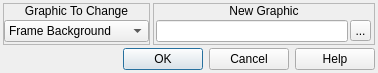
<?xml version="1.0" encoding="UTF-8"?>
<ui version="4.0">
 <class>ConfigureEvent_ChangeSystemGraphic</class>
 <widget class="QDialog" name="ConfigureEvent_ChangeSystemGraphic">
  <property name="geometry">
   <rect>
    <x>0</x>
    <y>0</y>
    <width>378</width>
    <height>73</height>
   </rect>
  </property>
  <property name="windowTitle">
   <string>Change System Graphic</string>
  </property>
  <property name="windowIcon">
   <iconset resource="gui_icons.qrc">
    <normaloff>:/icons/openrpgmaker.png</normaloff>:/icons/openrpgmaker.png</iconset>
  </property>
  <property name="styleSheet">
   <string notr="true">.QFrame
{
	border-width: 1px;
	border-style: solid;
	border-color: palette(window-text);
}

.QFrame&gt;QLabel
{
	border-width: 0px;
	background-color: palette(window-text);
	color: palette(window);
	font-weight: bold;
}

.QFrame&gt;QCheckBox
{
	background-color: palette(window-text);
	border-width: 0px;
	border-style: none;
	color: palette(window);
	spacing: 3px;
	font-weight: bold;
	padding: 0px 0px 0px 3px;
}

.QFrame&gt;QCheckBox::indicator
{
	min-width: 8px;
	max-width: 8px;
	min-height: 8px;
	max-height: 8px;
	width: 8px;
	height: 8px;
	border-width: 2px;
	border-radius: 0px;
	border-style: ridge;
	border-color: palette(mid);
}

.QFrame&gt;QCheckBox::indicator:unchecked
{
	background-color: palette(base);
}

.QFrame&gt;QCheckBox::indicator:checked
{
	background-color: palette(window-text);
}

.QFrame&gt;QCheckBox::indicator:hover
{
	border-color: palette(highlight);
}</string>
  </property>
  <layout class="QVBoxLayout" name="verticalLayout_4">
   <property name="spacing">
    <number>3</number>
   </property>
   <property name="margin">
    <number>3</number>
   </property>
   <item>
    <widget class="QWidget" name="widget_3" native="true">
     <layout class="QHBoxLayout" name="horizontalLayout_4">
      <property name="spacing">
       <number>3</number>
      </property>
      <property name="margin">
       <number>0</number>
      </property>
      <item>
       <widget class="QFrame" name="frame">
        <property name="frameShape">
         <enum>QFrame::StyledPanel</enum>
        </property>
        <property name="frameShadow">
         <enum>QFrame::Raised</enum>
        </property>
        <layout class="QVBoxLayout" name="verticalLayout">
         <property name="spacing">
          <number>0</number>
         </property>
         <property name="margin">
          <number>0</number>
         </property>
         <item>
          <widget class="QLabel" name="label">
           <property name="sizePolicy">
            <sizepolicy hsizetype="Preferred" vsizetype="Fixed">
             <horstretch>0</horstretch>
             <verstretch>0</verstretch>
            </sizepolicy>
           </property>
           <property name="text">
            <string>Graphic To Change</string>
           </property>
           <property name="alignment">
            <set>Qt::AlignCenter</set>
           </property>
          </widget>
         </item>
         <item>
          <widget class="QWidget" name="widget" native="true">
           <layout class="QHBoxLayout" name="horizontalLayout">
            <property name="spacing">
             <number>0</number>
            </property>
            <property name="margin">
             <number>0</number>
            </property>
            <item>
             <widget class="QComboBox" name="cboxSystemGraphic">
              <item>
               <property name="text">
                <string>Frame Background</string>
               </property>
              </item>
              <item>
               <property name="text">
                <string>Frame Border</string>
               </property>
              </item>
              <item>
               <property name="text">
                <string>Selection Border</string>
               </property>
              </item>
              <item>
               <property name="text">
                <string>Equipment Indicators</string>
               </property>
              </item>
              <item>
               <property name="text">
                <string>Menu Background</string>
               </property>
              </item>
              <item>
               <property name="text">
                <string>Scroll Arrows</string>
               </property>
              </item>
              <item>
               <property name="text">
                <string>Grapple Arm</string>
               </property>
              </item>
              <item>
               <property name="text">
                <string>Grapple Hook</string>
               </property>
              </item>
              <item>
               <property name="text">
                <string>Timer Numbers</string>
               </property>
              </item>
             </widget>
            </item>
           </layout>
          </widget>
         </item>
        </layout>
       </widget>
      </item>
      <item>
       <widget class="QFrame" name="frame_2">
        <property name="frameShape">
         <enum>QFrame::StyledPanel</enum>
        </property>
        <property name="frameShadow">
         <enum>QFrame::Raised</enum>
        </property>
        <layout class="QVBoxLayout" name="verticalLayout_2">
         <property name="spacing">
          <number>0</number>
         </property>
         <property name="margin">
          <number>0</number>
         </property>
         <item>
          <widget class="QLabel" name="label_2">
           <property name="sizePolicy">
            <sizepolicy hsizetype="Preferred" vsizetype="Fixed">
             <horstretch>0</horstretch>
             <verstretch>0</verstretch>
            </sizepolicy>
           </property>
           <property name="text">
            <string>New Graphic</string>
           </property>
           <property name="alignment">
            <set>Qt::AlignCenter</set>
           </property>
          </widget>
         </item>
         <item>
          <widget class="QWidget" name="widget_2" native="true">
           <layout class="QHBoxLayout" name="horizontalLayout_2">
            <property name="spacing">
             <number>0</number>
            </property>
            <property name="margin">
             <number>0</number>
            </property>
            <item>
             <widget class="QLineEdit" name="leGraphic">
              <property name="minimumSize">
               <size>
                <width>192</width>
                <height>0</height>
               </size>
              </property>
              <property name="maximumSize">
               <size>
                <width>192</width>
                <height>16777215</height>
               </size>
              </property>
              <property name="text">
               <string/>
              </property>
              <property name="alignment">
               <set>Qt::AlignCenter</set>
              </property>
              <property name="readOnly">
               <bool>true</bool>
              </property>
             </widget>
            </item>
            <item>
             <widget class="QToolButton" name="bBrowseGraphics">
              <property name="sizePolicy">
               <sizepolicy hsizetype="Fixed" vsizetype="Expanding">
                <horstretch>0</horstretch>
                <verstretch>0</verstretch>
               </sizepolicy>
              </property>
              <property name="minimumSize">
               <size>
                <width>21</width>
                <height>21</height>
               </size>
              </property>
              <property name="maximumSize">
               <size>
                <width>21</width>
                <height>21</height>
               </size>
              </property>
              <property name="text">
               <string>...</string>
              </property>
              <property name="icon">
               <iconset resource="gui_icons.qrc">
                <normaloff>:/icons/fileopen.png</normaloff>:/icons/fileopen.png</iconset>
              </property>
              <property name="iconSize">
               <size>
                <width>16</width>
                <height>16</height>
               </size>
              </property>
             </widget>
            </item>
           </layout>
          </widget>
         </item>
        </layout>
       </widget>
      </item>
     </layout>
    </widget>
   </item>
   <item>
    <widget class="QDialogButtonBox" name="buttonBox">
     <property name="orientation">
      <enum>Qt::Horizontal</enum>
     </property>
     <property name="standardButtons">
      <set>QDialogButtonBox::Cancel|QDialogButtonBox::Help|QDialogButtonBox::Ok</set>
     </property>
    </widget>
   </item>
  </layout>
 </widget>
 <resources>
  <include location="gui_icons.qrc"/>
 </resources>
 <connections>
  <connection>
   <sender>buttonBox</sender>
   <signal>accepted()</signal>
   <receiver>ConfigureEvent_ChangeSystemGraphic</receiver>
   <slot>accept()</slot>
   <hints>
    <hint type="sourcelabel">
     <x>248</x>
     <y>254</y>
    </hint>
    <hint type="destinationlabel">
     <x>157</x>
     <y>274</y>
    </hint>
   </hints>
  </connection>
  <connection>
   <sender>buttonBox</sender>
   <signal>rejected()</signal>
   <receiver>ConfigureEvent_ChangeSystemGraphic</receiver>
   <slot>reject()</slot>
   <hints>
    <hint type="sourcelabel">
     <x>316</x>
     <y>260</y>
    </hint>
    <hint type="destinationlabel">
     <x>286</x>
     <y>274</y>
    </hint>
   </hints>
  </connection>
 </connections>
</ui>
